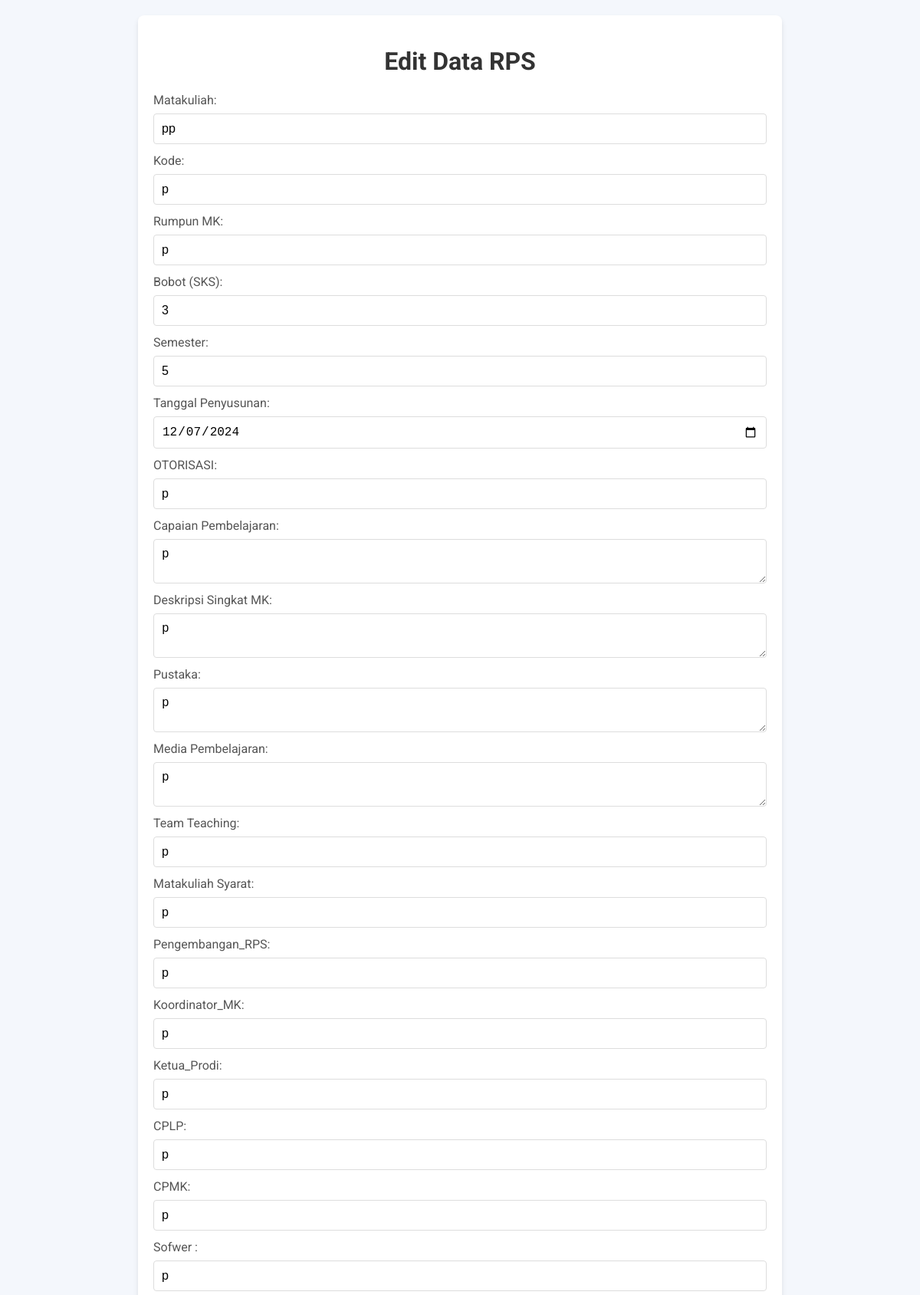
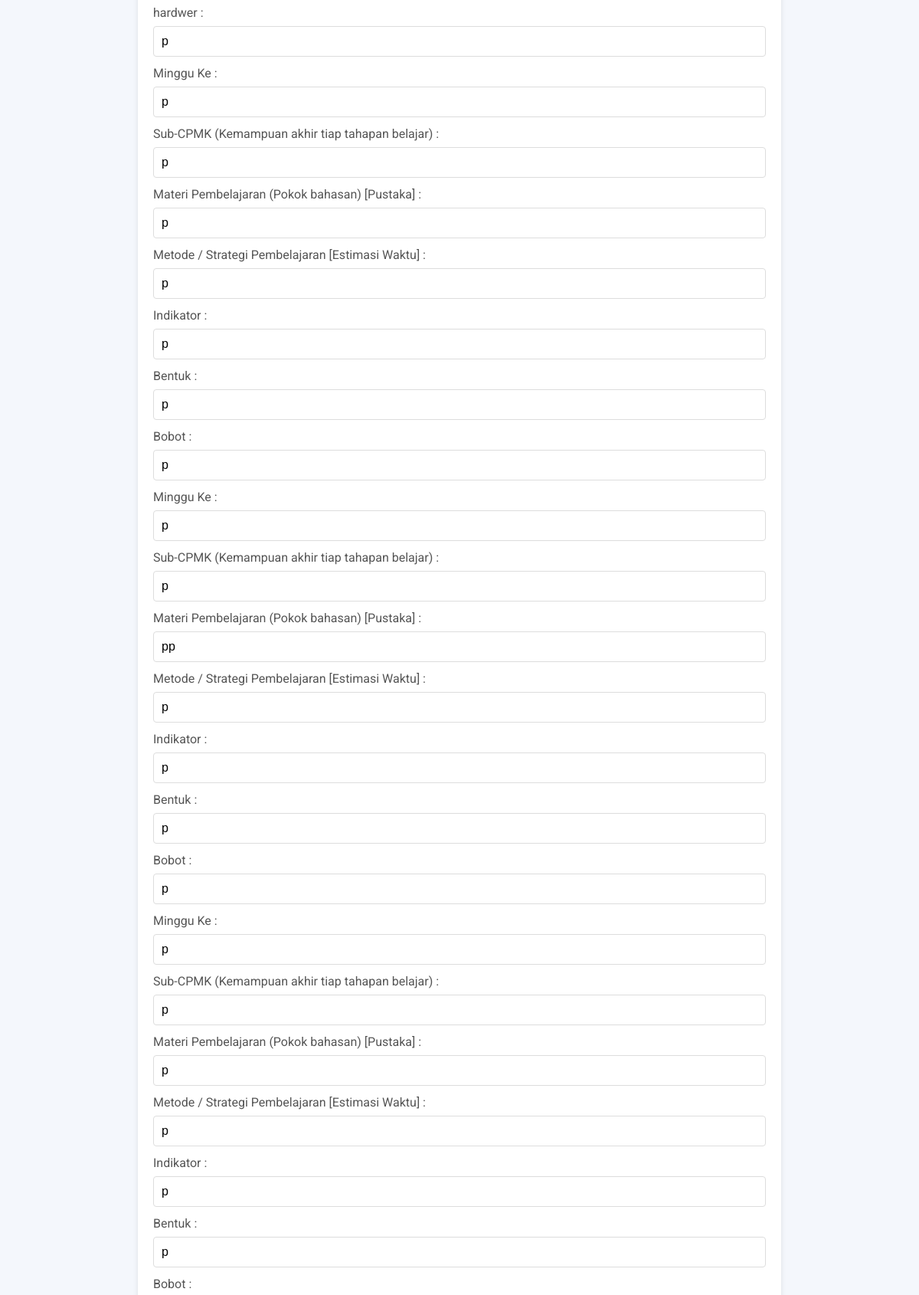
The page /inc/edit_rps.php?id=53 (signed in, upper part) on the database its author committed (2 pictures, top to bottom).
### tables this page shows
CREATE TABLE `tb_rps_1` (
  `id` int(11) NOT NULL,
  `Matakuliah` varchar(255) NOT NULL,
  `Dosen` text NOT NULL,
  `Kode` varchar(10) NOT NULL,
  `Rumpun_MK` varchar(255) NOT NULL,
  `Bobot_(SKS)` int(20) NOT NULL,
  `Semester` int(20) NOT NULL,
  `Tanggal_penyusunan` date NOT NULL,
  `OTORISASI` varchar(255) NOT NULL,
  `Capaian_Pembelajaran` varchar(255) NOT NULL,
  `Deskrisi_Singkat_MK` varchar(255) NOT NULL,
  `Pustaka` varchar(255) NOT NULL,
  `Media_Pembelajaran` varchar(255) NOT NULL,
  `Team_Teaching` varchar(255) NOT NULL,
  `Matakuliah_Syarat` varchar(255) NOT NULL,
  `Pengembangan_RPS` text NOT NULL,
  `Koordinator_MK` text NOT NULL,
  `Ketua_Prodi` text NOT NULL,
  `CPLP` text NOT NULL,
  `CPMK` text NOT NULL,
  `Sofwer` text NOT NULL,
  `hardwer` text NOT NULL,
  `status` enum('Pending','Approved','Rejected') DEFAULT 'Pending',
  `alasan_penolakan` text DEFAULT NULL,
  `1Mg_Ke` text DEFAULT NULL,
  `1Sub_CPMK` text DEFAULT NULL,
  `1Materi_Pembelajaran` text DEFAULT NULL,
  `1Metode` text DEFAULT NULL,
  `1Indikator` text DEFAULT NULL,
  `1Bentuk` text DEFAULT NULL,
  `1Bobot` text DEFAULT NULL,
  `2Mg_Ke` text DEFAULT NULL,
  `2Sub_CPMK` text DEFAULT NULL,
  `2Materi_Pembelajaran` text DEFAULT NULL,
  `2Metode` text DEFAULT NULL,
  `2Indikator` text DEFAULT NULL,
  `2Bentuk` text DEFAULT NULL,
  `2Bobot` text DEFAULT NULL,
  `3Mg_Ke` text DEFAULT NULL,
  `3Sub_CPMK` text DEFAULT NULL,
  `3Materi_Pembelajaran` text DEFAULT NULL,
  `3Metode` text DEFAULT NULL,
  `3Indikator` text DEFAULT NULL,
  `3Bentuk` text DEFAULT NULL,
  `3Bobot` text DEFAULT NULL,
  `4Mg_Ke` text DEFAULT NULL,
  `4Sub_CPMK` text DEFAULT NULL,
  `4Materi_Pembelajaran` text DEFAULT NULL,
  `4Metode` text DEFAULT NULL,
  `4Indikator` text DEFAULT NULL,
  `4Bentuk` text DEFAULT NULL,
  `4Bobot` text DEFAULT NULL,
  `5Mg_Ke` text DEFAULT NULL,
  `5Sub_CPMK` text DEFAULT NULL,
  `5Materi_Pembelajaran` text DEFAULT NULL,
  `5Metode` text DEFAULT NULL,
  `5Indikator` text DEFAULT NULL,
  `5Bentuk` text DEFAULT NULL,
  `5Bobot` text DEFAULT NULL,
  `6Mg_Ke` text DEFAULT NULL,
  `6Sub_CPMK` text DEFAULT NULL,
  `6Materi_Pembelajaran` text DEFAULT NULL,
  `6Metode` text DEFAULT NULL,
  `6Indikator` text DEFAULT NULL,
  `6Bentuk` text DEFAULT NULL,
  `6Bobot` text DEFAULT NULL,
  `7Mg_Ke` text DEFAULT NULL,
  `7Sub_CPMK` text DEFAULT NULL,
  `7Materi_Pembelajaran` text DEFAULT NULL,
  `7Metode` text DEFAULT NULL,
  `7Indikator` text DEFAULT NULL,
  `7Bentuk` text DEFAULT NULL,
  `7Bobot` text DEFAULT NULL,
  `8Mg_Ke` text DEFAULT NULL,
  `8Sub_CPMK` text DEFAULT NULL,
  `8Materi_Pembelajaran` text DEFAULT NULL,
  `8Metode` text DEFAULT NULL,
  `8Indikator` text DEFAULT NULL,
  `8Bentuk` text DEFAULT NULL,
  `8Bobot` text DEFAULT NULL,
  `9Mg_Ke` text DEFAULT NULL,
  `9Sub_CPMK` text DEFAULT NULL,
  `9Materi_Pembelajaran` text DEFAULT NULL,
  `9Metode` text DEFAULT NULL,
  `9Indikator` text DEFAULT NULL,
  `9Bentuk` text DEFAULT NULL,
  `9Bobot` text DEFAULT NULL,
  `10Mg_Ke` text DEFAULT NULL,
  `10Sub_CPMK` text DEFAULT NULL,
  `10Materi_Pembelajaran` text DEFAULT NULL,
  `10Metode` text DEFAULT NULL,
  `10Indikator` text DEFAULT NULL,
  `10Bentuk` text DEFAULT NULL,
  `10Bobot` text DEFAULT NULL,
  `11Mg_Ke` text DEFAULT NULL,
  `11Sub_CPMK` text DEFAULT NULL,
  `11Materi_Pembelajaran` text DEFAULT NULL,
  `11Metode` text DEFAULT NULL,
  `11Indikator` text DEFAULT NULL,
  `11Bentuk` text DEFAULT NULL,
  `11Bobot` text DEFAULT NULL,
  `12Mg_Ke` text DEFAULT NULL,
  `12Sub_CPMK` text DEFAULT NULL,
  `12Materi_Pembelajaran` text DEFAULT NULL,
  `12Metode` text DEFAULT NULL,
  `12Indikator` text DEFAULT NULL,
  `12Bentuk` text DEFAULT NULL,
  `12Bobot` text DEFAULT NULL,
  `13Mg_Ke` text DEFAULT NULL,
  `13Sub_CPMK` text DEFAULT NULL,
  `13Materi_Pembelajaran` text DEFAULT NULL,
  `13Metode` text DEFAULT NULL,
  `13Indikator` text DEFAULT NULL,
  `13Bentuk` text DEFAULT NULL,
  `13Bobot` text DEFAULT NULL,
  `14Mg_Ke` text DEFAULT NULL,
  `14Sub_CPMK` text DEFAULT NULL,
  `14Materi_Pembelajaran` text DEFAULT NULL,
  `14Metode` text DEFAULT NULL,
  `14Indikator` text DEFAULT NULL,
  `14Bentuk` text DEFAULT NULL,
  `14Bobot` text DEFAULT NULL,
  `15Mg_Ke` text DEFAULT NULL,
  `15Sub_CPMK` text DEFAULT NULL,
  `15Materi_Pembelajaran` text DEFAULT NULL,
  `15Metode` text DEFAULT NULL,
  `15Indikator` text DEFAULT NULL,
  `15Bentuk` text DEFAULT NULL,
  `15Bobot` text DEFAULT NULL,
  `16Mg_Ke` text DEFAULT NULL,
  `16Sub_CPMK` text DEFAULT NULL,
  `16Materi_Pembelajaran` text DEFAULT NULL,
  `16Metode` text DEFAULT NULL,
  `16Indikator` text DEFAULT NULL,
  `16Bentuk` text DEFAULT NULL,
  `16Bobot` text DEFAULT NULL,
  `Capaian` text NOT NULL,
  `Obyek` text NOT NULL,
  `Aktivitas` text NOT NULL,
  `Metodologi` text NOT NULL,
  `Kriteria_tugas` text NOT NULL,
  `Kriteria` text NOT NULL,
  `Jadwal` text NOT NULL
);

### inc/edit_rps.php (the view, shortened to what this page needs)
<?php
if (isset($_GET['id'])) {
    $id = $_GET['id'];
    $host = "localhost";
    $username = "root";
    $password = "";
    $dbname = "k12";
    $koneksi = new mysqli($host, $username, $password, $dbname);
    $sql = "SELECT * FROM tb_rps_1 WHERE id = ?";
    $stmt = $koneksi->prepare($sql);
    $stmt->bind_param("i", $id);
    $stmt->execute();
    $result = $stmt->get_result();
    if ($result->num_rows > 0) {
        $row = $result->fetch_assoc();
    } else {
        echo "Data tidak ditemukan!";
        exit;
    }
} else {
    echo "ID tidak ditemukan!";
    exit;
}
?>
<!DOCTYPE html>
<html lang="id">
<head>
</head>
<body>
    <div class="container">
        <h1>Edit Data RPS</h1>
        <form method="POST">
            <label for="Matakuliah">Matakuliah:</label>
            <input type="text" name="Matakuliah" value="<?= htmlspecialchars($row['Matakuliah']) ?>">
            <label for="Kode">Kode:</label>
            <input type="text" name="Kode" value="<?= htmlspecialchars($row['Kode']) ?>">
            <label for="Rumpun_MK">Rumpun MK:</label>
            <input type="text" name="Rumpun_MK" value="<?= htmlspecialchars($row['Rumpun_MK']) ?>">
            <label for="Bobot_SKS">Bobot (SKS):</label>
            <input type="number" name="Bobot_SKS" value="<?= htmlspecialchars($row['Bobot_(SKS)']) ?>">
            <label for="Semester">Semester:</label>
            <input type="text" name="Semester" value="<?= htmlspecialchars($row['Semester']) ?>">
            <label for="Tanggal_Penyusunan">Tanggal Penyusunan:</label>
            <input type="date" name="Tanggal_Penyusunan" value="<?= htmlspecialchars($row['Tanggal_penyusunan']) ?>">
            <label for="OTORISASI">OTORISASI:</label>
            <input type="text" name="OTORISASI" value="<?= htmlspecialchars($row['OTORISASI']) ?>">
            <label for="Capaian_Pembelajaran">Capaian Pembelajaran:</label>
            <textarea name="Capaian_Pembelajaran"><?= htmlspecialchars($row['Capaian_Pembelajaran']) ?></textarea>
            <label for="Deskrisi_Singkat_MK">Deskripsi Singkat MK:</label>
            <textarea name="Deskrisi_Singkat_MK"><?= htmlspecialchars($row['Deskrisi_Singkat_MK']) ?></textarea>
            <label for="Pustaka">Pustaka:</label>
            <textarea name="Pustaka"><?= htmlspecialchars($row['Pustaka']) ?></textarea>
            <label for="Media_Pembelajaran">Media Pembelajaran:</label>
            <textarea name="Media_Pembelajaran"><?= htmlspecialchars($row['Media_Pembelajaran']) ?></textarea>
            <label for="Team_Teaching">Team Teaching:</label>
            <input type="text" name="Team_Teaching" value="<?= htmlspecialchars($row['Team_Teaching']) ?>">
            <label for="Matakuliah_Syarat">Matakuliah Syarat:</label>
            <input type="text" name="Matakuliah_Syarat" value="<?= htmlspecialchars($row['Matakuliah_Syarat']) ?>">
            <label for="Pengembangan_RPS">Pengembangan_RPS:</label>
            <input type="text" name="Pengembangan_RPS" value="<?= htmlspecialchars($row['Pengembangan_RPS']) ?>">
            <label for="Koordinator_MK">Koordinator_MK:</label>
            <input type="text" name="Koordinator_MK" value="<?= htmlspecialchars($row['Koordinator_MK']) ?>">
            <label for="Ketua_Prodi">Ketua_Prodi:</label>
            <input type="text" name="Ketua_Prodi" value="<?= htmlspecialchars($row['Ketua_Prodi']) ?>">
            <label for="CPLP">CPLP:</label>
            <input type="text" name="CPLP" value="<?= htmlspecialchars($row['CPLP']) ?>">
            <label for="CPMK">CPMK:</label>
            <input type="text" name="CPMK" value="<?= htmlspecialchars($row['CPMK']) ?>">
            <label for="Sofwer">Sofwer :</label>
            <input type="text" name="Sofwer" value="<?= htmlspecialchars($row['Sofwer']) ?>">
            <label for="hardwer">hardwer :</label>
            <input type="text" name="hardwer" value="<?= htmlspecialchars($row['hardwer']) ?>">
            <label for="1Mg_Ke">Minggu Ke :</label>
            <input type="text" name="1Mg_Ke" value="<?= htmlspecialchars($row['1Mg_Ke']) ?>">
            <label for="1Sub_CPMK">Sub-CPMK (Kemampuan akhir tiap tahapan belajar) :</label>
            <input type="text" name="1Sub_CPMK" value="<?= htmlspecialchars($row['1Sub_CPMK']) ?>">
            <label for="1Materi_Pembelajaran">Materi Pembelajaran (Pokok bahasan) [Pustaka] :</label>
            <input type="text" name="1Materi_Pembelajaran" value="<?= htmlspecialchars($row['1Materi_Pembelajaran']) ?>">
            <label for="1Metode">Metode / Strategi Pembelajaran [Estimasi Waktu] :</label>
            <input type="text" name="1Metode" value="<?= htmlspecialchars($row['1Metode']) ?>">
            <label for="1Indikator">Indikator :</label>
            <input type="text" name="1Indikator" value="<?= htmlspecialchars($row['1Indikator']) ?>">
            <label for="1Bentuk">Bentuk :</label>
            <input type="text" name="1Bentuk" value="<?= htmlspecialchars($row['1Bentuk']) ?>">
            <label for="1Bobot">Bobot :</label>
            <input type="text" name="1Bobot" value="<?= htmlspecialchars($row['1Bobot']) ?>">
            <label for="2Mg_Ke">Minggu Ke :</label>
            <input type="text" name="2Mg_Ke" value="<?= htmlspecialchars($row['2Mg_Ke']) ?>">
            <label for="2Sub_CPMK">Sub-CPMK (Kemampuan akhir tiap tahapan belajar) :</label>
            <input type="text" name="2Sub_CPMK" value="<?= htmlspecialchars($row['2Sub_CPMK']) ?>">
            <label for="2Materi_Pembelajaran">Materi Pembelajaran (Pokok bahasan) [Pustaka] :</label>
            <input type="text" name="2Materi_Pembelajaran" value="<?= htmlspecialchars($row['2Materi_Pembelajaran']) ?>">
            <label for="2Metode">Metode / Strategi Pembelajaran [Estimasi Waktu] :</label>
            <input type="text" name="2Metode" value="<?= htmlspecialchars($row['2Metode']) ?>">
            <label for="2Indikator">Indikator :</label>
            <input type="text" name="2Indikator" value="<?= htmlspecialchars($row['2Indikator']) ?>">
            <label for="2Bentuk">Bentuk :</label>
            <input type="text" name="2Bentuk" value="<?= htmlspecialchars($row['2Bentuk']) ?>">
            <label for="2Bobot">Bobot :</label>
            <input type="text" name="2Bobot" value="<?= htmlspecialchars($row['2Bobot']) ?>">
            <label for="3Mg_Ke">Minggu Ke :</label>
            <input type="text" name="3Mg_Ke" value="<?= htmlspecialchars($row['3Mg_Ke']) ?>">
            <label for="3Sub_CPMK">Sub-CPMK (Kemampuan akhir tiap tahapan belajar) :</label>
            <input type="text" name="3Sub_CPMK" value="<?= htmlspecialchars($row['3Sub_CPMK']) ?>">
            <label for="3Materi_Pembelajaran">Materi Pembelajaran (Pokok bahasan) [Pustaka] :</label>
            <input type="text" name="3Materi_Pembelajaran" value="<?= htmlspecialchars($row['3Materi_Pembelajaran']) ?>">
            <label for="3Metode">Metode / Strategi Pembelajaran [Estimasi Waktu] :</label>
            <input type="text" name="3Metode" value="<?= htmlspecialchars($row['3Metode']) ?>">
            <label for="3Indikator">Indikator :</label>
            <input type="text" name="3Indikator" value="<?= htmlspecialchars($row['3Indikator']) ?>">
            <label for="3Bentuk">Bentuk :</label>
            <input type="text" name="3Bentuk" value="<?= htmlspecialchars($row['3Bentuk']) ?>">
            <label for="3Bobot">Bobot :</label>
        </form>
    </div>
</body>
</html>

### inc/edit_rps.php (style rules this page uses)
body { font-family: 'Roboto', sans-serif; background-color: #f4f7fc; margin: 0; padding: 0; }
.container { max-width: 800px; margin: 20px auto; padding: 20px; background-color: white; border-radius: 8px; box-shadow: 0 4px 6px rgba(0, 0, 0, 0.1); }
h1 { text-align: center; color: #333; }
form { display: flex; flex-direction: column; }
label { margin-bottom: 8px; color: #555; }
input, textarea { margin-bottom: 12px; padding: 10px; font-size: 16px; border: 1px solid #ddd; border-radius: 4px; }

### rows shown on the page
tb_rps_1: Matakuliah "pp", Kode "p", Rumpun_MK "p", Bobot_SKS "3", Semester "5", Tanggal_Penyusunan "12/07/2024", OTORISASI "p", Capaian_Pembelajaran "p", Deskrisi_Singkat_MK "p", Pustaka "p", Media_Pembelajaran "p", Team_Teaching "p", Matakuliah_Syarat "p", Pengembangan_RPS "p", Koordinator_MK "p", Ketua_Prodi "p", CPLP "p", CPMK "p", Sofwer "p", hardwer "p", 1Mg_Ke "p", 1Sub_CPMK "p", 1Materi_Pembelajaran "p", 1Metode "p", 1Indikator "p", 1Bentuk "p", 1Bobot "p", 2Mg_Ke "p", 2Sub_CPMK "p", 2Materi_Pembelajaran "pp", 2Metode "p", 2Indikator "p", 2Bentuk "p", 2Bobot "p", 3Mg_Ke "p", 3Sub_CPMK "p", 3Materi_Pembelajaran "p", 3Metode "p", 3Indikator "p", 3Bentuk "p"
